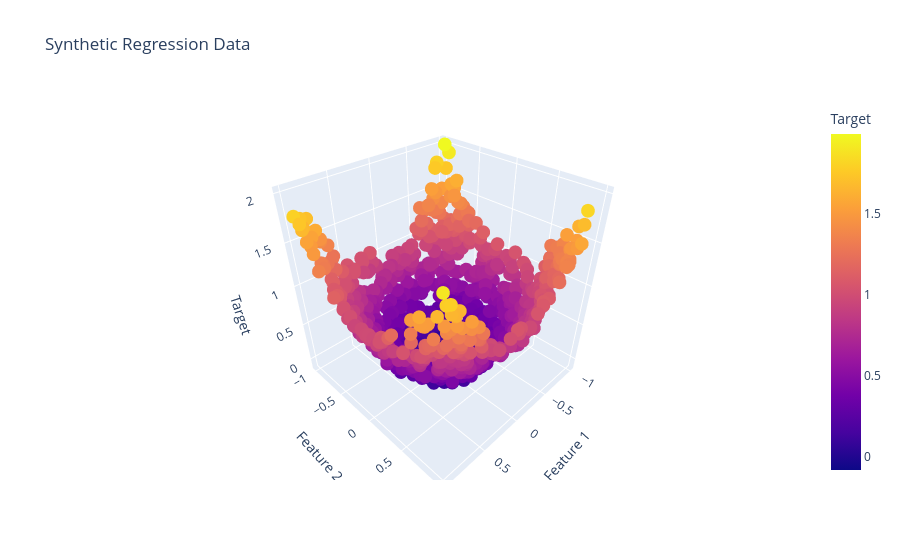

Write notebook code for a chart like this one.
### Code cell
import plotly.express as px

fig = px.scatter_3d(data, x="x1", y="x2",z="y", color="y", 
                    title="Synthetic Regression Data",
                    labels={"x1": "Feature 1", "x2": "Feature 2", "y": "Target"})
fig.show()

### Figure 1 — Plotly figure (JSON) as saved in the notebook; plotly's stock layout.template omitted (floating-point values rounded to 4 significant figures; data arrays with more than 128 entries replaced by an {"elided": "..."} marker saying what was removed)
{"data": [{"hovertemplate": "Feature 1=%{x}<br>Feature 2=%{y}<br>Target=%{marker.color}<extra></extra>", "legendgroup": "", "marker": {"color": {"elided": "1000 float values"}, "coloraxis": "coloraxis", "symbol": "circle"}, "mode": "markers", "name": "", "scene": "scene", "showlegend": false, "type": "scatter3d", "x": {"elided": "1000 float values"}, "y": {"elided": "1000 float values"}, "z": {"elided": "1000 float values"}}], "layout": {"coloraxis": {"colorbar": {"title": {"text": "Target"}}, "colorscale": [[0, "#0d0887"], [0.1111, "#46039f"], [0.2222, "#7201a8"], [0.3333, "#9c179e"], [0.4444, "#bd3786"], [0.5556, "#d8576b"], [0.6667, "#ed7953"], [0.7778, "#fb9f3a"], [0.8889, "#fdca26"], [1, "#f0f921"]]}, "legend": {"tracegroupgap": 0}, "scene": {"domain": {"x": [0, 1], "y": [0, 1]}, "xaxis": {"title": {"text": "Feature 1"}}, "yaxis": {"title": {"text": "Feature 2"}}, "zaxis": {"title": {"text": "Target"}}}, "title": {"text": "Synthetic Regression Data"}}}
